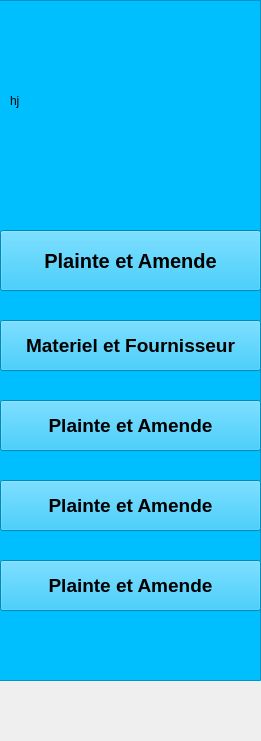
   <widget class="QWidget" name="menu" native="true">
    <property name="enabled">
     <bool>true</bool>
    </property>
    <property name="geometry">
     <rect>
      <x>10</x>
      <y>-10</y>
      <width>261</width>
      <height>741</height>
     </rect>
    </property>
    <property name="styleSheet">
     <string notr="true"/>
    </property>
    <widget class="QFrame" name="menu_frame">
     <property name="geometry">
      <rect>
       <x>-10</x>
       <y>0</y>
       <width>271</width>
       <height>681</height>
      </rect>
     </property>
     <property name="styleSheet">
      <string notr="true">background: #00BFFF;
</string>
     </property>
     <property name="frameShape">
      <enum>QFrame::StyledPanel</enum>
     </property>
     <property name="frameShadow">
      <enum>QFrame::Raised</enum>
     </property>
     <widget class="QLabel" name="menu_label_11">
      <property name="geometry">
       <rect>
        <x>20</x>
        <y>30</y>
        <width>221</width>
        <height>141</height>
       </rect>
      </property>
      <property name="styleSheet">
       <string notr="true">border-image:url(:/img/img/logosmartpolice.png)</string>
      </property>
      <property name="text">
       <string>hj</string>
      </property>
     </widget>
     <widget class="QPushButton" name="menu_pushButton_48">
      <property name="geometry">
       <rect>
        <x>10</x>
        <y>230</y>
        <width>261</width>
        <height>61</height>
       </rect>
      </property>
      <property name="font">
       <font>
        <pointsize>15</pointsize>
        <weight>75</weight>
        <bold>true</bold>
        <underline>false</underline>
        <strikeout>false</strikeout>
       </font>
      </property>
      <property name="styleSheet">
       <string notr="true">QPushButton {
color: #fff !important;
text-decoration: none;
background: #00BFFF;
padding: 10px;
border-radius: 5px;
display: inline-block;
border: none;
transition: all 0.4s ease 0s;
 }
 QPushButton:hover {
     background: rgb(0,0 , 51);
color:white;
letter-spacing: 2px;
-webkit-box-shadow: 0px 5px 40px -10px rgba(0,0,0,0.57);
-moz-box-shadow: 0px 5px 40px -10px rgba(0,0,0,0.57);
box-shadow: 5px 40px -10px rgba(0,0,0,0.57);
transition: all 0.4s ease 0s;
 }border: 10px; border-raduis:100px; border-color:white;background:rgb(252, 252, 252);</string>
      </property>
      <property name="text">
       <string>Plainte et Amende</string>
      </property>
     </widget>
     <widget class="QPushButton" name="menu_pushButton_49">
      <property name="geometry">
       <rect>
        <x>10</x>
        <y>320</y>
        <width>261</width>
        <height>51</height>
       </rect>
      </property>
      <property name="font">
       <font>
        <pointsize>14</pointsize>
        <weight>75</weight>
        <bold>true</bold>
        <underline>false</underline>
        <strikeout>false</strikeout>
       </font>
      </property>
      <property name="styleSheet">
       <string notr="true">QPushButton {
color: #fff !important;
text-decoration: none;
background: #00BFFF;
padding: 10px;
border-radius: 5px;
display: inline-block;
border: none;
transition: all 0.4s ease 0s;
 }
 QPushButton:hover {
     background: rgb(0,0 , 51);
color:white;
letter-spacing: 2px;
-webkit-box-shadow: 0px 5px 40px -10px rgba(0,0,0,0.57);
-moz-box-shadow: 0px 5px 40px -10px rgba(0,0,0,0.57);
box-shadow: 5px 40px -10px rgba(0,0,0,0.57);
transition: all 0.4s ease 0s;
 }border: 10px; border-raduis:100px; border-color:white;background:rgb(252, 252, 252);</string>
      </property>
      <property name="text">
       <string>Materiel et Fournisseur</string>
      </property>
     </widget>
     <widget class="QPushButton" name="menu_pushButton_50">
      <property name="geometry">
       <rect>
        <x>10</x>
        <y>400</y>
        <width>261</width>
        <height>51</height>
       </rect>
      </property>
      <property name="font">
       <font>
        <pointsize>14</pointsize>
        <weight>75</weight>
        <bold>true</bold>
        <underline>false</underline>
        <strikeout>false</strikeout>
       </font>
      </property>
      <property name="styleSheet">
       <string notr="true">QPushButton {
color: #fff !important;
text-decoration: none;
background: #00BFFF;
padding: 10px;
border-radius: 5px;
display: inline-block;
border: none;
transition: all 0.4s ease 0s;
 }
 QPushButton:hover {
     background: rgb(0,0 , 51);
color:white;
letter-spacing: 3px;
-webkit-box-shadow: 0px 5px 40px -10px rgba(0,0,0,0.57);
-moz-box-shadow: 0px 5px 40px -10px rgba(0,0,0,0.57);
box-shadow: 5px 40px -10px rgba(0,0,0,0.57);
transition: all 0.4s ease 0s;
 }border: 10px; border-raduis:100px; border-color:white;background:rgb(252, 252, 252);</string>
      </property>
      <property name="text">
       <string>Plainte et Amende</string>
      </property>
     </widget>
     <widget class="QPushButton" name="menu_pushButton_51">
      <property name="geometry">
       <rect>
        <x>10</x>
        <y>480</y>
        <width>261</width>
        <height>51</height>
       </rect>
      </property>
      <property name="font">
       <font>
        <pointsize>14</pointsize>
        <weight>75</weight>
        <bold>true</bold>
        <underline>false</underline>
        <strikeout>false</strikeout>
       </font>
      </property>
      <property name="styleSheet">
       <string notr="true">QPushButton {
color: #fff !important;
text-decoration: none;
background: #00BFFF;
padding: 10px;
border-radius: 5px;
display: inline-block;
border: none;
transition: all 0.4s ease 0s;
 }
 QPushButton:hover {
     background: rgb(0,0 , 51);
color:white;
letter-spacing: 3px;
-webkit-box-shadow: 0px 5px 40px -10px rgba(0,0,0,0.57);
-moz-box-shadow: 0px 5px 40px -10px rgba(0,0,0,0.57);
box-shadow: 5px 40px -10px rgba(0,0,0,0.57);
transition: all 0.4s ease 0s;
 }border: 10px; border-raduis:100px; border-color:white;background:rgb(252, 252, 252);</string>
      </property>
      <property name="text">
       <string>Plainte et Amende</string>
      </property>
     </widget>
     <widget class="QPushButton" name="menu_pushButton_52">
      <property name="geometry">
       <rect>
        <x>10</x>
        <y>560</y>
        <width>261</width>
        <height>51</height>
       </rect>
      </property>
      <property name="font">
       <font>
        <pointsize>14</pointsize>
        <weight>75</weight>
        <bold>true</bold>
        <underline>false</underline>
        <strikeout>false</strikeout>
       </font>
      </property>
      <property name="styleSheet">
       <string notr="true">QPushButton {
color: #fff !important;
text-decoration: none;
background: #00BFFF;
padding: 10px;
border-radius: 5px;
display: inline-block;
border: none;
transition: all 0.4s ease 0s;
 }
 QPushButton:hover {
     background: rgb(0,0 , 51);
color:white;
letter-spacing: 3px;
-webkit-box-shadow: 0px 5px 40px -10px rgba(0,0,0,0.57);
-moz-box-shadow: 0px 5px 40px -10px rgba(0,0,0,0.57);
box-shadow: 5px 40px -10px rgba(0,0,0,0.57);
transition: all 0.4s ease 0s;
 }border: 10px; border-raduis:100px; border-color:white;background:rgb(252, 252, 252);</string>
      </property>
      <property name="text">
       <string>Plainte et Amende</string>
      </property>
     </widget>
    </widget>
   </widget>
